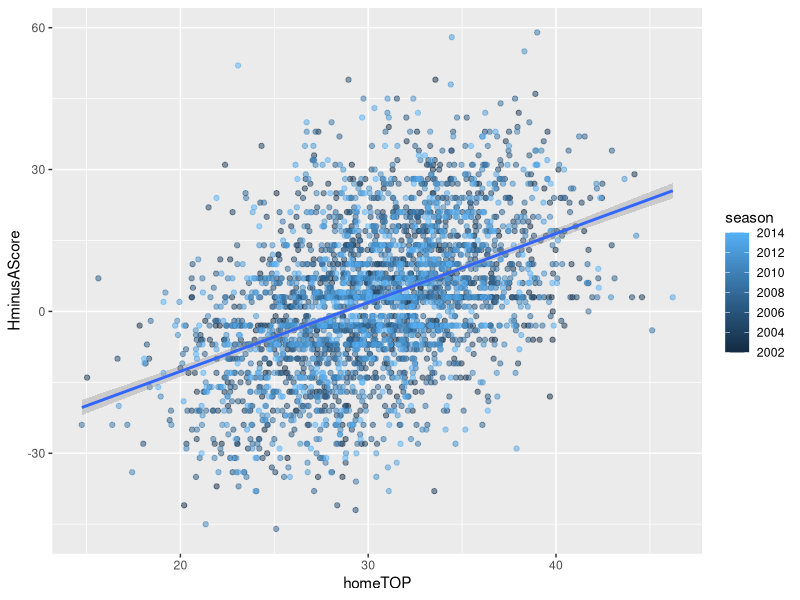
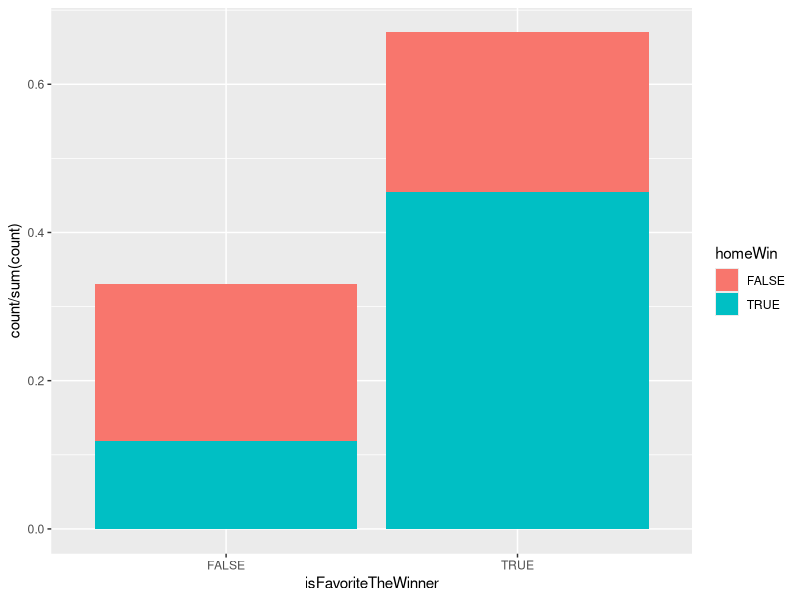
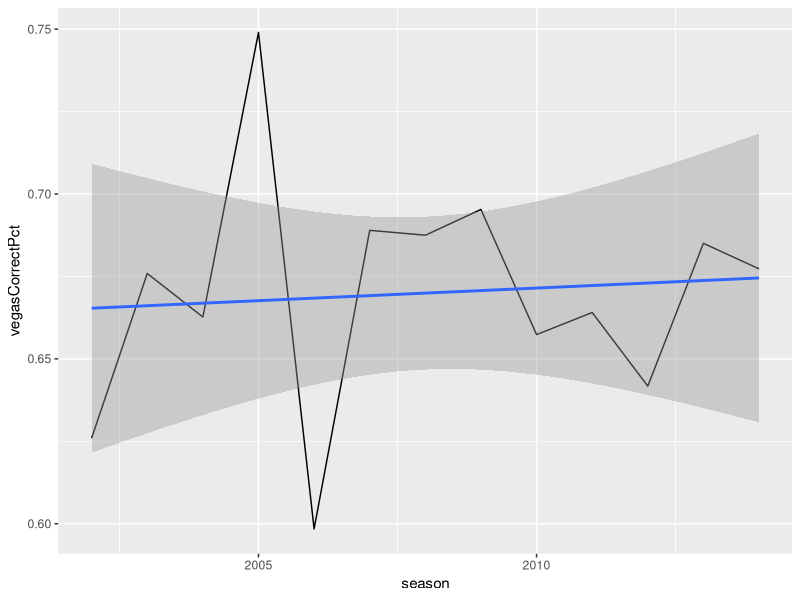

These charts were generated, in order, by the following R code:
## ---- chunk 1
knitr::opts_chunk$set(echo = TRUE)
## ---- chunk 2
library(tidyverse)

scores <- read_csv("scoresFull.csv")

scores_df <- scores %>%
  filter(week %in% as.character(1:17)) %>%  # Regular season only
  mutate(homeWin = (HFinal > AFinal)) %>%
  discard(is.character) %>%
  mutate(awayYPC = awayRushYds / awayRushAtt,
         homeYPC = homeRushYds / homeRushAtt,
         awayYPA = awayPassYds / awayPassAtt,
         homeYPA = homePassYds / homePassAtt,
         awayTPP = Aturnovers / AtotalPlays,
         homeTPP = Hturnovers / HtotalPlays,
         away3rdPct = away3rdConv / away3rdAtt,
         home3rdPct = home3rdConv / home3rdAtt,
         awayPenPerPlay = awayNumPen / AtotalPlays,
         homePenPerPlay = homeNumPen / HtotalPlays)
# Maybe add some differential metrics
## ---- chunk 3
ggplot(scores_df, aes(x = homeTOP, y = HminusAScore)) +
  geom_point(aes(color = season), alpha = 0.5) +
  geom_smooth(method = lm)
## ---- chunk 4
# Remove pick-em games
scores_df %>%
  filter(homeSpread != 0) %>%
  mutate(isFavoriteTheWinner = (homeSpread > 0 & homeWin) | (homeSpread < 0 & !homeWin) ) %>%
  ggplot(aes(x = isFavoriteTheWinner)) +
  geom_bar(aes(y = stat(count / sum(count)), fill = homeWin)) # Proportion from https://ggplot2.tidyverse.org/reference/stat.html

scores_df %>%
  filter(homeSpread != 0) %>%
  mutate(isFavoriteTheWinner = as.numeric((homeSpread > 0 & homeWin) | (homeSpread < 0 & !homeWin) )) %>%
  select(season, isFavoriteTheWinner) %>%
  group_by(season) %>%
  summarize(vegasCorrectPct = sum(isFavoriteTheWinner) / n()) %>%
  ggplot(aes(x = season, y = vegasCorrectPct)) + 
  geom_line() +
  geom_smooth(method = lm)
